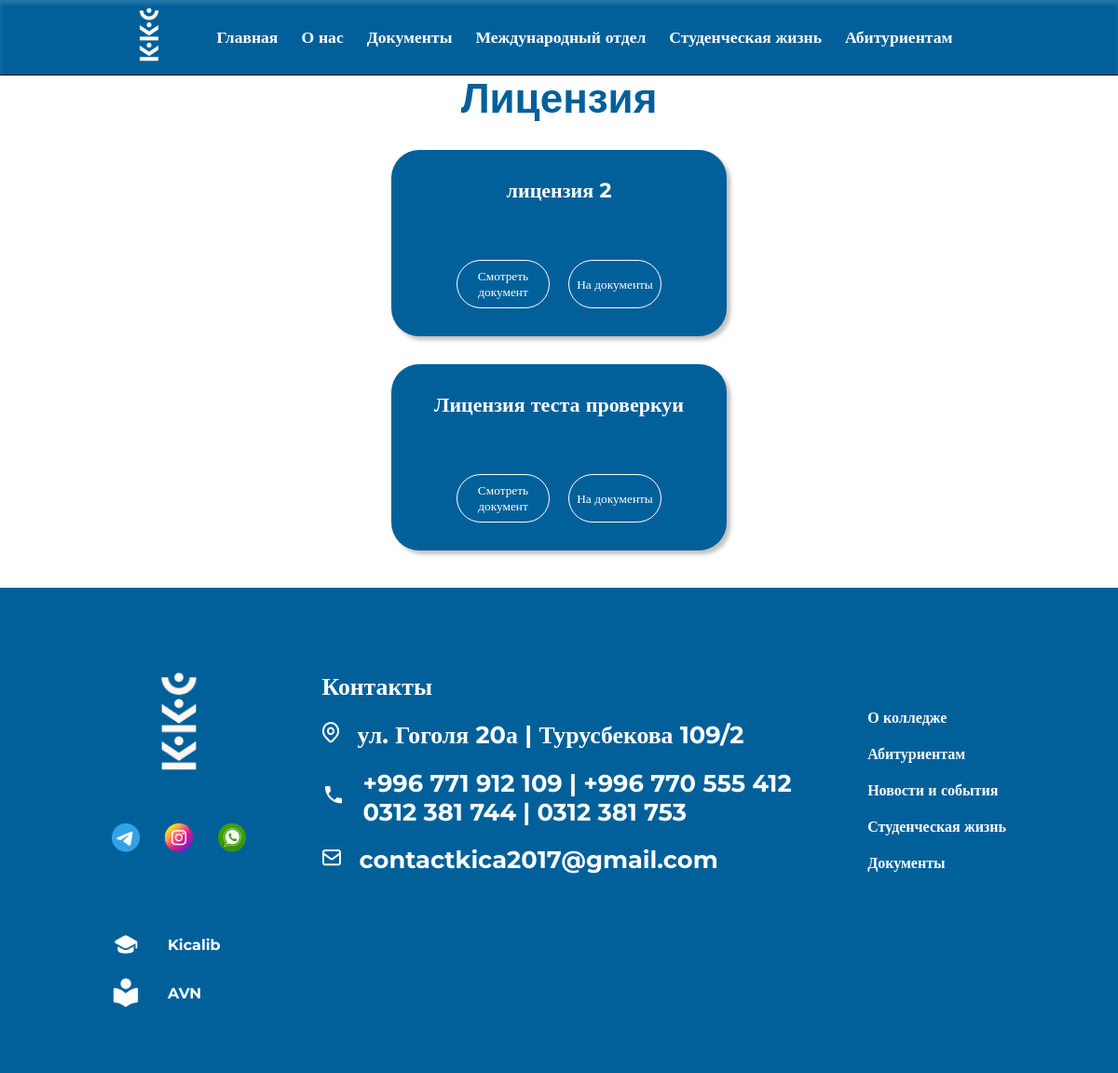
/documents_license/, run on the app's committed database.
### documents/models.py (models this page shows, shortened)
class License(models.Model):
    name_doc = models.CharField(max_length=100, verbose_name='укажите название документа', null=True)
    url_doc = models.URLField(verbose_name='Укажите путь из DRIVE для лицензии', null=True)
    class Meta:
        verbose_name = "Лицензия"
        verbose_name_plural = 'Лицензии'

### main_page/models.py (models this page shows, shortened)
class Contact(models.Model):
    street = models.CharField(max_length=100, verbose_name='Укажите улицу')
    number_1 = models.CharField(max_length=100, verbose_name='Укажите номер телефона 1')
    number_2 = models.CharField(max_length=100, verbose_name='Укажите номер телефона 2', blank=True)
    number_3 = models.CharField(max_length=100, verbose_name='Укажите номер телефона 3', blank=True)
    number_4 = models.CharField(max_length=100, verbose_name='Укажите номер телефона 4', blank=True)
    email = models.EmailField(verbose_name='Укажите EMAIL', default='@gmail.com')
    class Meta:
        verbose_name = 'контакт'
        verbose_name_plural = 'контакты'

### documents/views.py (the view)
# urls.py: path('documents_license/', views.documents_license_view, name='documents_license'),
def documents_license_view(request):
    if request.method == 'GET':
        license_ = models.License.objects.filter().order_by('-id')
        context = {'license_': license_}
        return render(request, template_name='documents/license/license.html', context=context)

### main_page/context_processors.py (called while the page is built)
def contact_processor(request):
    contact = Contact.objects.all()
    return {'contact': contact}

### templates/documents/license/license.html
{% load static %}
{% include '../../header.html' %}
<link rel="stylesheet" href="{% static 'css/documents/component.css' %}">
<link rel="stylesheet" href="{% static 'css/documents/detailDoc.css' %}">
<br><br><br>
<h1 style="color: #01609A; text-align: center; font-family: Arial">Лицензия</h1>
{% for i in license_ %}
<div class="conteiner_doc_item">
    <div class="item">
        <h1 class="title_doc_item">{{ i.name_doc }}</h1>
        <div class="btns">
            <button class="view"><a target="_blank" href="{{ i.url_doc }}" style="color: white">Смотреть документ</a></button>
            <button class="view"><a href="{% url 'documents' %}" style="color: white">На документы</a></button>
        </div>
    </div>
</div>
{% endfor %}
{% include '../../footer.html' %}

### templates/footer.html (shortened to what this page needs)
{% load static %}
<footer>
    <div class="foot_cont">
        <div class="logo">
            <div class="log_cont">
                <img src="{% static 'image_kkc/logo_transparent_blue 2.png' %}" alt="">
            </div>
            <div class="soc_net">
                <a href="#">
                    <img src="{% static 'image_kkc/soc_net/3337190045231025 1.png' %}" alt="">
                </a>
                <a href="#">
                    <img src="{% static 'image_kkc/soc_net/image 15.png' %}" alt="">
                </a>
                <a href="#">
                    <img src="{% static 'image_kkc/soc_net/image 16.png' %}" alt="">
                </a>
            </div>
        </div>
        <div class="contacts">
            <h3 class="contact_title">Контакты</h3>
            {% if contact %}
                {% for item in contact %}
                    <div class="contact_item">
                        <span>
                            <img src="{% static 'image_kkc/icon/Icon_location.png' %}" alt="">
                        </span>
                        <a href="#">
                            <h3>{{ item.street }}</h3>
                        </a>
                    </div>
                    <div class="contact_item">
                        <span>
                            <img src="{% static 'image_kkc/icon/local_phone.png' %}" alt="">
                        </span>
                        <a href="#">
                            <h3>{{ item.number_1 }} | {{ item.number_2 }}<br>
                                {{ item.number_3 }} | {{ item.number_4 }}</h3>
                        </a>
                    </div>
                    <div class="contact_item">
                        <span>
                            <img src="{% static 'image_kkc/icon/Icon.png' %}" alt="">
                        </span>
                        <a href="#">
                            <h3>{{ item.email }}</h3>
                        </a>
                    </div>
                {% endfor %}
            {% endif %}
        </div>
        <div class="nav_footer">
            <h6><a href="#" class="link_nav">О колледже</a></h6>
            <h6><a href="#" class="link_nav">Абитуриентам</a></h6>
            <h6><a href="#" class="link_nav">Новости и события</a></h6>
            <h6><a href="#" class="link_nav">Студенческая жизнь</a></h6>
            <h6><a href="#" class="link_nav">Документы</a></h6>
        </div>
        <div class="stud_tools">
            <div class="tool_1">
                <img src="{% static 'image_kkc/icon/kicalib.png' %}" alt="">
                <h6 class="footer_tool"><a class="tool_item" href="#">Kicalib</a></h6>
            </div>
            <div class="tool_1">
                <img src="{% static 'image_kkc/icon/avn.png' %}" alt="">
                <h6 class="footer_tool"><a class="tool_item" href="http://212.112.103.155:85/">AVN</a></h6>
            </div>
        </div>
    </div>
</footer>
</body>
</html>

### static/css/index.css (style rules this page uses)
* { padding: 0; margin: 0; text-decoration: none; }
button { background-color: transparent; border: none; }
body { font-family: Montserrat; font-weight: 400; top: 0px !important; }
.item { position: relative; }
footer { width: 100%; height: auto; background-color: #01609A; display: flex; justify-content: center; margin-top: 40px; }
.foot_cont { width: 80%; padding-top: 70px; padding-bottom: 70px; display: flex; justify-content: space-between; flex-wrap: wrap; color: #fff !important; }
.log_cont img { width: 9rem; }
.soc_net { display: flex; justify-content: space-between; margin-top: 30px; }
.contacts { margin-top: 20px; margin-left: 40px; }
.contact_item { display: flex; align-items: center; gap: 20px; margin-top: 20px; }
.contact_item a { color: #fff; }
.nav_footer { display: block; margin-left: 40px; margin-top: 40px; }
.stud_tools { margin-top: 40px; }
a { color: #ffff; }
.nav_footer h6 { margin-top: 20px; color: white; font-size: 16px; font-weight: 600; }
.nav_footer h6 a { text-decoration: none; color: white; }
.contact_item a { text-decoration: none; }
.tool_1 a { text-decoration: none; color: white; }
.tool_1 { display: flex; align-items: center; gap: 30px; margin-top: 20px; }
.tool_item { font-size: 16px; }

### static/css/documents/component.css (style rules this page uses)
* { margin: 0; padding: 0; text-decoration: none; font-family: Montserrat; }
button { background-color: transparent; border: none; }
body { font-size: 22px; }

### static/css/documents/detailDoc.css (style rules this page uses)
.conteiner_doc_item { display: flex; flex-wrap: wrap; gap: 40px; padding-top: 30px; width: 95%; margin: auto; }
.item { max-width: 350px; max-height: 300px; min-width: 300px; min-height: 140px; color: white; background-color: #01609A; border-radius: 30px; padding: 30px; display: flex; flex-direction: column; align-items: center; justify-content: space-between; margin: auto; box-shadow: 4px 4px 4px rgba(0, 0, 0, 0.25); }
.title_doc_item { font-size: 22px; text-align: center; }
.btns { display: flex; gap: 20px; justify-content: center; margin-top: -140px; }
.view { padding: 8px 8px; width: 100px; border-radius: 50px; border: 1px solid white; font-weight: 500; cursor: pointer; color: white; }

### data on the page
License: name_doc "лицензия 2"
License: name_doc "Лицензия теста проверкуи"
Contact: street "ул. Гоголя 20а | Турусбекова 109/2", number_1 "+996 771 912 109", number_2 "+996 770 555 412", number_3 "0312 381 744", number_4 "0312 381 753", email "contactkica2017@gmail.com"
